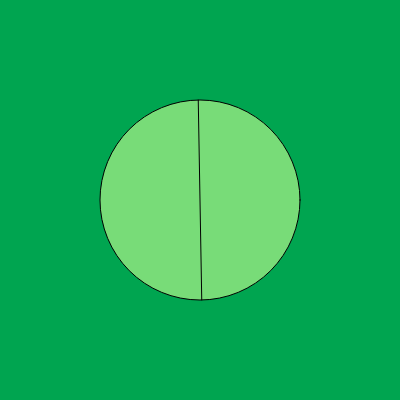
Frame 1 (no input)
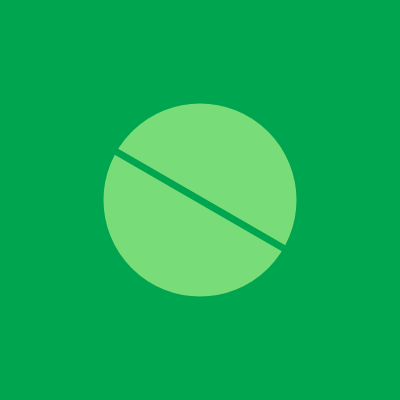
Frame 60 (no input)
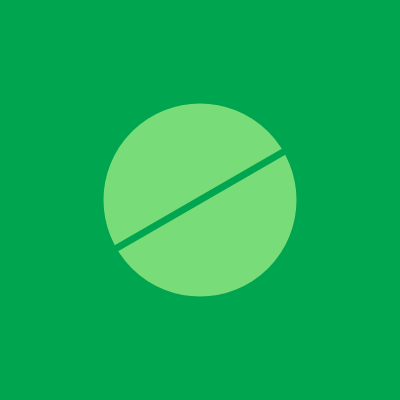
Frame 120 (the mouse pressed at the canvas centre since frame 60)

The p5.js sketch that drew these frames (run headless with seeded random() and noise() and a simulated clock; from frame 60 on, the mouse is pressed at the canvas centre):

// p5.js sketch
// ── sketch.js
function setup() {
  frameRate(240);
  createCanvas(400, 400);
}

let i = 0;

function draw() {
  angleMode(DEGREES);
  background(0, 165, 80);
  var xc = height / 2,
    yc = width / 2,
    d = 100;
  i++;
  if (i > 360)
    i = 0;
  fill(120, 220, 120);
  circle(height / 2, width / 2, 200);
  var x1 = xc - d * cos(90 + i),
    y1 = yc + d * cos(i),
    x2 = xc + d * cos(90 + i),
    y2 = yc - d * cos(i);
  drawLine(x1, y1, x2, y2);
}

function drawLine(x1, y1, x2, y2) {
  line(x1, y1, x2, y2);
  strokeWeight(7);
  stroke(0, 165, 80);
}

// ── buttons.js
//Khalyutkin Victor

class Buttons {
    constructor(x, y, w, h, s, txtX, txtY) {
        this.x = x;
        this.y = y;
        this.width = w;
        this.height = h;
        this.str = s;
        this.txtX = this.x + this.width / 4 + txtX;
        this.txtY = this.y + this.height / 2 + txtY;
    }

    build() {
        strokeWeight(4);
        stroke(150);
        fill(50);
        rect(this.x, this.y, this.width, this.height, 20);
        strokeWeight(1);
        fill(150);
        textSize(40);
        text(this.str, this.txtX, this.txtY);
    }

    clickCheck() {
        let x = mouseX,
            y = mouseY;
        if (x > this.x && x < this.x + this.width && y > this.y && y < this.y + this.height)
            return true;
        else
            return false;
    }
}

// ── circles.js
//Khalyutkin Victor

class Point {
    constructor(x, y) {
        this.x = x;
        this.y = y;
    }
}

let mn = 1000, mnind = 0;

class Crcl {
    constructor(x, y, r) {
        this.centerX = x;
        this.centerY = y;
        this.rad = r;
    }

    show() {
        stroke(150);
        fill(150);
        ellipseMode(CENTER);
        circle(this.centerX, this.centerY, this.rad);
        angleMode(DEGREES);
        if (total == 0)
            return;
        mn = 1000, mnind = 0;
        for (let i = 0, j = 0; i < 360; i += 360 / total, j++) {
            lineDraw(i + rollRotate, j);
        }
    }
    add() {
        total++;
    }
}

function lineDraw(angle, ind) {
    angle %= 360;
    angleMode(DEGREES);
    strokeWeight(2);
    stroke(50);
    let x1 = crcl.centerX - crcl.rad / 2 * cos(90 + angle),
        x2 = crcl.centerX,
        y1 = crcl.centerY - crcl.rad / 2 * cos(angle),
        y2 = crcl.centerY;
    let a = new Point(1, 1);
    let b = new Point(1, 1);
    let c = new Point(1, 1);
    a.x = x1; a.y = y1;
    b.x = crcl.centerX; b.y = crcl.centerY;
    c.x = crcl.centerX + crcl.rad / 2 - 30; c.y = crcl.centerY;
    let  ans = answerDraw(a, b, c);
    if (ans < mn) {
        mn = ans;
        mnind = ind;
    };
    fill(50);
    rect(crcl.centerX + crcl.rad / 2 + 100, crcl.centerY - 50, 500, 150);
    push();
    fill(150);
    textSize(50);
    strokeWeight(1);
    text(s.arr[mnind], crcl.centerX + crcl.rad / 2 + 100, crcl.centerY);
    pop();
    line(x1, y1, x2, y2);
    let sizeText = 50 - total * 2;
    if (sizeText < 1) {
        sizeText = 1;
    }
    push();
    fill(50);
    textSize(sizeText);
    strokeWeight(1);
    translate(x1, y1);
    rotate(90 + angle % 360);
    text(s.arr[ind], 10, -10);
    pop();
}

function answerDraw(a, b, c) {
    let ba = new Point(1, 1);
    let bc = new Point(1, 1);
    ba.x = a.x - b.x; ba.y = a.y - b.y;
    bc.x = c.x - b.x; bc.y = c.y - b.y;
    let angle = atan2(crossMult(ba, bc), dotMult(ba, bc));
    if (angle >= 0) {
        return angle;
    } else {
        return 360 + angle;
    }
}

function crossMult(a, b) {
    return a.x * b.y - a.y * b.x;
}

function dotMult(a, b) {
    return a.x * b.x + a.y * b.y;
}















//
